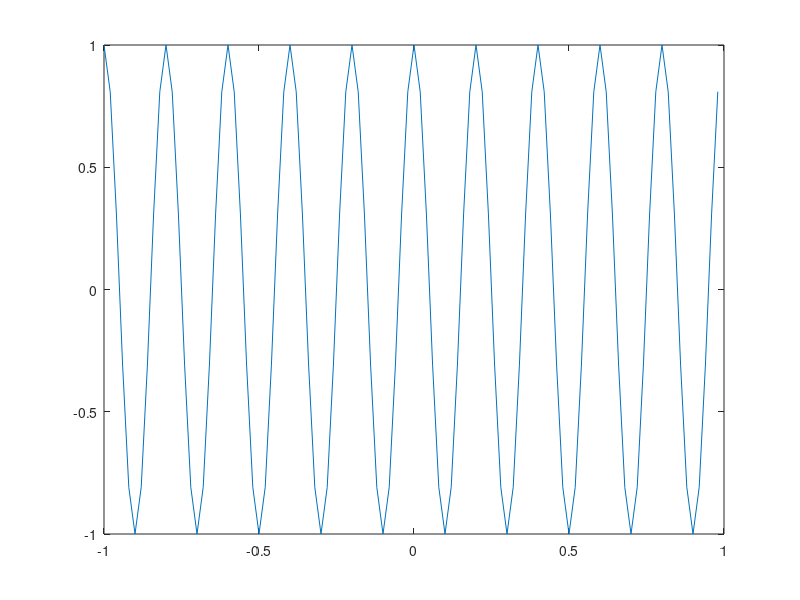

Reproduce this figure in MATLAB.
t_start = -1;
t_end = 1;
fs = 50;
ts = 1/fs;

t = t_start : ts : t_end - ts;
x1 = cos(10 * pi * t);


figure;
plot(t, x1)